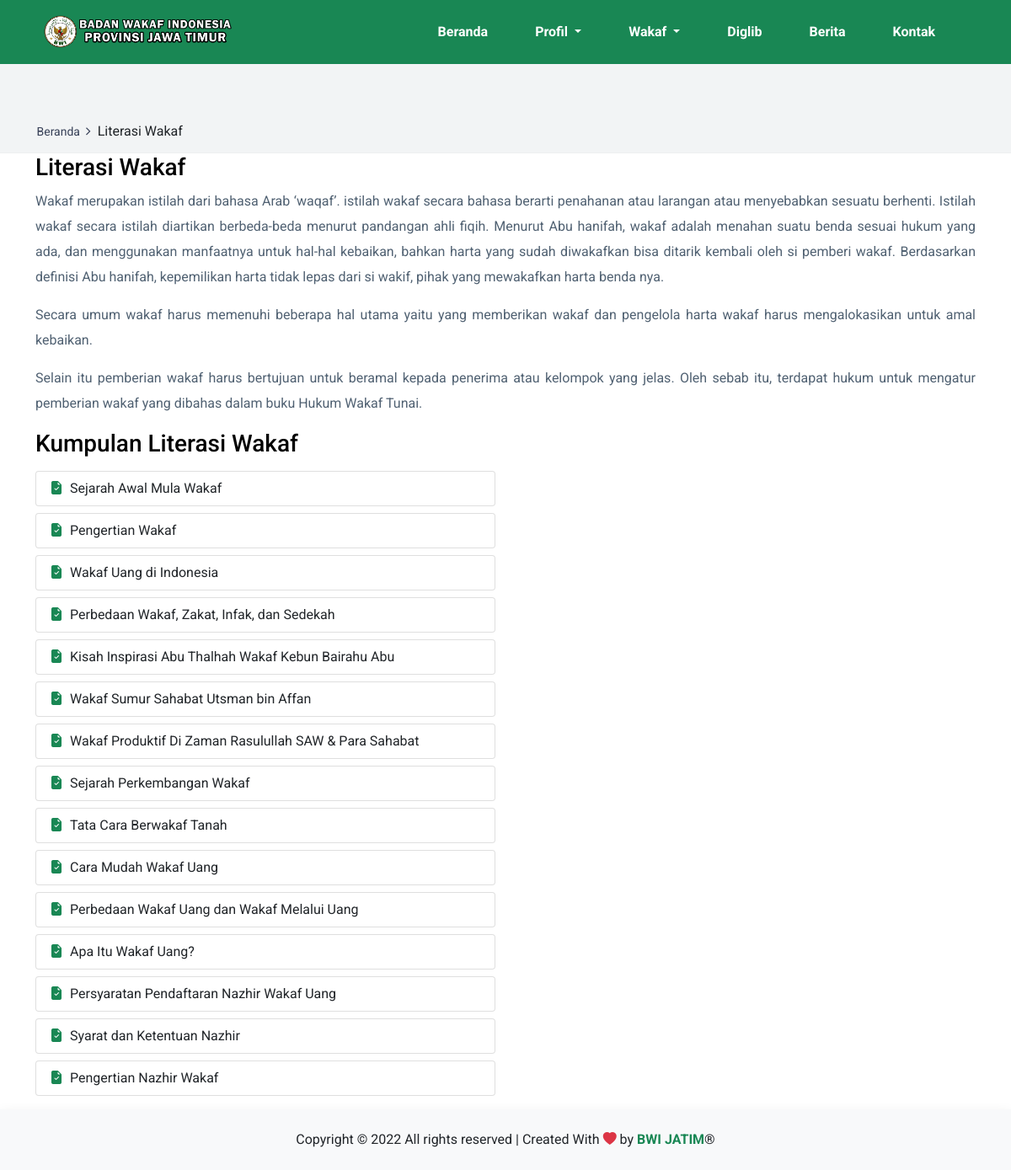
Screenshot of /index.php/literasi with the database file from the repository.
### tables this page shows
CREATE TABLE `literasi_wakaf` (
  `id` int(11) NOT NULL,
  `judul` varchar(100) NOT NULL,
  `author` varchar(100) NOT NULL,
  `isi_literasi` text NOT NULL
);

### application/controllers/Literasi.php (called while the page is built, shortened)
<?php
class Literasi extends CI_Controller {
	public function __construct()
	{
		$this->load->library('form_validation');
		$this->load->model('LiterasiModel');
	}
	public function index()
	{
        $data ['title'] = "Literasi Wakaf";
		$data ['lit'] = $this->db->get('literasi_wakaf')->result();
		$this->load->view('templates/v_header', $data);
		$this->load->view('templates/v_navbar', $data);
		$this->load->view('v_literasi', $data);
		$this->load->view('templates/v_footer', $data);
	}
}

### index.php (called while the page is built, shortened)
<?php
require_once BASEPATH.'core/CodeIgniter.php';

### application/views/v_literasi.php (the view)
<div class="super_container">
    <div class="home ms-0">
        <div class="breadcrumbs_container">
            <div class="container">
                <div class="row">
                    <div class="col">
                        <div class="breadcrumbs">
                            <ul>
                                <li><a href="<?= base_url(); ?>" style="text-decoration:none;" class="">Beranda</a></li>
                                <li>Literasi Wakaf</li>
                            </ul>
                        </div>
                    </div>
                </div>
            </div>
        </div>
    </div>
    <div class="container">
        <div class="row justify-content-center">
            <h3>Literasi Wakaf</h3>
                <div class="col-md-12" style="text-align:justify;" >
                    <p>Wakaf merupakan istilah dari bahasa Arab ‘waqaf’. istilah wakaf secara bahasa berarti penahanan atau larangan atau menyebabkan sesuatu berhenti. Istilah wakaf secara istilah diartikan berbeda-beda menurut pandangan ahli fiqih. Menurut Abu hanifah, wakaf adalah menahan suatu benda sesuai hukum yang ada, dan menggunakan manfaatnya untuk hal-hal kebaikan, bahkan harta yang sudah diwakafkan bisa ditarik kembali oleh si pemberi wakaf. Berdasarkan definisi Abu hanifah, kepemilikan harta tidak lepas dari si wakif, pihak yang mewakafkan harta benda nya.</p>
                    <p>Secara umum wakaf harus memenuhi beberapa hal utama yaitu yang memberikan wakaf dan pengelola harta wakaf harus mengalokasikan untuk amal kebaikan.</p>
                    <p>Selain itu pemberian wakaf harus bertujuan untuk beramal kepada penerima atau kelompok yang jelas. Oleh sebab itu, terdapat hukum untuk mengatur pemberian wakaf yang dibahas dalam buku Hukum Wakaf Tunai.</p>
                </div>
        </div>
        <div class="row">
            <h3 class="mt-3">Kumpulan Literasi Wakaf</h3>
            <div class="col-md-6">
                <?php foreach ($lit as $key => $value) {?>
                    <div class="list-group mt-2">
                        <a href="<?= base_url('literasi/detail_literasi/' . $value->id) ?>" class="list-group-item list-group-item-action"><i class="bi bi-file-earmark-check-fill text-success mr-2"></i><?= $value->judul; ?></a>
                    </div>
                <?php }; ?>
            </div>
        </div>
    </div>
</div>

### application/views/templates/v_header.php (shortened to what this page needs)
<!doctype html>
<html lang="en">
<head>
    <link rel="stylesheet" href="https://cdn.jsdelivr.net/npm/bootstrap-icons@1.8.1/font/bootstrap-icons.css">
    <link href="<?= base_url('assets/'); ?>back/css/sb-admin-2.min.css" rel="stylesheet">
    <link href="<?= base_url('assets/'); ?>back/vendor/datatables/dataTables.bootstrap4.min.css" rel="stylesheet">
    <link href="<?= base_url('assets/'); ?>back/vendor/fontawesome-free/css/all.min.css" rel="stylesheet"
    type="text/css">
    <link href="<?= base_url('assets/'); ?>front/plugins/font-awesome-4.7.0/css/font-awesome.min.css" rel="stylesheet"
    type="text/css">
    <link href="<?= base_url('assets/'); ?>front/plugins/colorbox/colorbox.css" rel="stylesheet" type="text/css">
    <link rel="stylesheet" type="text/css"
    href="<?= base_url('assets/'); ?>front/plugins/OwlCarousel2-2.2.1/owl.carousel.css">
    <link rel="stylesheet" type="text/css"
    href="<?= base_url('assets/'); ?>front/plugins/OwlCarousel2-2.2.1/owl.theme.default.css">
    <link rel="stylesheet" type="text/css"
    href="<?= base_url('assets/'); ?>front/plugins/OwlCarousel2-2.2.1/animate.css">
    <link rel="stylesheet" type="text/css" href="<?= base_url('assets/'); ?>front/styles/courses.css">
    <link rel="stylesheet" type="text/css" href="<?= base_url('assets/'); ?>front/styles/courses_responsive.css">
    <link rel="stylesheet" type="text/css" href="<?= base_url('assets/'); ?>front/styles/blog_single.css">
    <link rel="stylesheet" type="text/css" href="<?= base_url('assets/'); ?>front/styles/blog_single_responsive.css">
    <link rel="stylesheet" type="text/css" href="<?= base_url('assets/'); ?>front/styles/responsive.css">
    <link rel="stylesheet" href="<?= base_url('assets/'); ?>front/styles/ticker-style.css">
    <link rel="stylesheet" href="<?= base_url('assets/'); ?>front/styles/flaticon.css">
    <link rel="stylesheet" href="<?= base_url('assets/'); ?>front/styles/themify-icons.css">
    <link rel="stylesheet" href="<?= base_url('assets/'); ?>front/styles/slick.css">
    <link rel="stylesheet" href="<?= base_url('assets/'); ?>front/styles/nice-select.css">
    <link rel="stylesheet" href="<?= base_url('assets/'); ?>front/styles/slicknav.css">
    <link rel="stylesheet" href="<?= base_url('assets/'); ?>front/styles/magnific-popup.css">
<link rel="stylesheet" href="<?= base_url('assets/'); ?>front/css/style.css">
<link href="https://cdn.jsdelivr.net/npm/bootstrap@5.1.3/dist/css/bootstrap.min.css" rel="stylesheet"
integrity="sha384-1BmE4kWBq78iYhFldvKuhfTAU6auU8tT94WrHftjDbrCEXSU1oBoqyl2QvZ6jIW3">
<link rel="stylesheet" href="<?= base_url('assets/') ;?>front/styles/style.css">
<link rel="stylesheet" href="<?= base_url('assets/'); ?>front/styles/animate.min.css">
</head>
<body>

### application/views/templates/v_navbar.php (shortened to what this page needs)
<nav class="navbar navbar-expand-lg navbar-light bg-success fixed-top garis1">
    <div class="container">
        <img src="<?= base_url('assets/front/img/logos.png'); ?>" height="50" href="#">
        <div class="collapse navbar-collapse" id="navbarSupportedContent">
            <ul class="navbar-nav ms-auto fw-bold garis2">
                <li class="nav-item garis3">
                    <a class="nav-link text-white garis4" style="font-size:16px;" aria-current="page"
                        href="<?= base_url() ;?>">Beranda</a>
                </li>
                <li class="nav-item dropdown garis3">
                    <a class="nav-link dropdown-toggle text-white garis4" style="font-size:16px;" href="#" id="navbarDropdown"
                        role="button" data-toggle="dropdown" aria-haspopup="true" aria-expanded="false">
                        Profil
                    </a>
                </li>
                <li class="nav-item dropdown garis3">
                    <a class="nav-link dropdown-toggle text-white garis4" style="font-size:16px;" href="#" id="navbarDropdown"
                        role="button" data-toggle="dropdown" aria-haspopup="true" aria-expanded="false">
                        Wakaf
                    </a>
                </li>
                <li class="nav-item garis3">
                    <a class="nav-link text-white  garis4" style="font-size:16px;" href="https://www.lib.bwi.go.id/">Diglib</a>
                </li>
                <li class="nav-item garis3">
                    <a class="nav-link text-white  garis4" style="font-size:16px;" href="<?= base_url('berita'); ?>">Berita</a>
                </li>
                <li class="nav-item garis3">
                    <a class="nav-link text-white  garis4" style="font-size:16px;" href="<?= base_url('kontak'); ?>">Kontak</a>
                </li>
            </ul>
        </div>
    </div>
</nav>

### application/views/templates/v_footer.php (shortened to what this page needs)
<footer class="footer-light shadow p-4 mt-3 bg-light text-center ">
<span class=""> Copyright &copy; <?= date('Y'); ?> All rights reserved | Created With <i class="bi bi-heart-fill text-danger "></i> by <a href="" class="text-success fw-bold">BWI JATIM</a>&reg; </span>
</footer>
</body>
</html>

### assets/front/styles/courses.css (style rules this page uses)
* { margin: 0; padding: 0; -webkit-font-smoothing: antialiased; -webkit-text-shadow: rgba(0, 0, 0, .01) 0 0 1px; text-shadow: rgba(0, 0, 0, .01) 0 0 1px; }
body { font-family: 'Roboto', sans-serif; font-size: 14px; font-weight: 400; background: #FFFFFF; color: #a5a5a5; }
div { display: block; position: relative; -webkit-box-sizing: border-box; -moz-box-sizing: border-box; box-sizing: border-box; }
ul { list-style: none; margin-bottom: 0px; }
p { font-family: 'Roboto', sans-serif; font-size: 14px; line-height: 1.85; font-weight: 400; color: #76777a; -webkit-font-smoothing: antialiased; -webkit-text-shadow: rgba(0, 0, 0, .01) 0 0 1px; text-shadow: rgba(0, 0, 0, .01) 0 0 1px; }
p:last-of-type { margin-bottom: 0; }
a, a:hover, a:visited, a:active, a:link { text-decoration: none; -webkit-font-smoothing: antialiased; -webkit-text-shadow: rgba(0, 0, 0, .01) 0 0 1px; text-shadow: rgba(0, 0, 0, .01) 0 0 1px; }
h3 { font-size: 24px; }
h1, h2, h3, h4, h5, h6 { font-family: 'Roboto Slab', serif; font-weight: 700; -webkit-font-smoothing: antialiased; -webkit-text-shadow: rgba(0, 0, 0, .01) 0 0 1px; text-shadow: rgba(0, 0, 0, .01) 0 0 1px; color: #384158; margin-bottom: 0; }
.super_container { width: 100%; overflow: hidden; }
.home { width: 100%; height: 182px; background: #f2f4f5; border-bottom: solid 1px #edeff0; }
.breadcrumbs_container { position: absolute; left: 0; bottom: 0; width: 100%; padding-bottom: 13px; padding-left: 3px; }
.breadcrumbs ul li { display: inline-block; position: relative; }
.breadcrumbs ul li:not(:last-child)::after { display: inline-block; font-family: 'FontAwesome'; content: '\f105'; margin-left: 7px; margin-right: 4px; color: #384158; }
.breadcrumbs ul li a { font-size: 14px; font-weight: 400; color: #384158; -webkit-transition: all 200ms ease; -moz-transition: all 200ms ease; -ms-transition: all 200ms ease; -o-transition: all 200ms ease; transition: all 200ms ease; }

### assets/front/styles/blog_single.css (style rules this page uses)
* { margin: 0; padding: 0; -webkit-font-smoothing: antialiased; -webkit-text-shadow: rgba(0,0,0,.01) 0 0 1px; text-shadow: rgba(0,0,0,.01) 0 0 1px; }
body { font-family: 'Roboto', sans-serif; font-size: 14px; font-weight: 400; background: #FFFFFF; color: #a5a5a5; }
div { display: block; position: relative; -webkit-box-sizing: border-box; -moz-box-sizing: border-box; box-sizing: border-box; }
ul { list-style: none; margin-bottom: 0px; }
p { font-family: 'Roboto', sans-serif; font-size: 14px; line-height: 1.85; font-weight: 400; color: #76777a; -webkit-font-smoothing: antialiased; -webkit-text-shadow: rgba(0,0,0,.01) 0 0 1px; text-shadow: rgba(0,0,0,.01) 0 0 1px; }
p:last-of-type { margin-bottom: 0; }
a, a:hover, a:visited, a:active, a:link { text-decoration: none; -webkit-font-smoothing: antialiased; -webkit-text-shadow: rgba(0,0,0,.01) 0 0 1px; text-shadow: rgba(0,0,0,.01) 0 0 1px; }
h3 { font-size: 24px; }
h1, h2, h3, h4, h5, h6 { font-family: 'Roboto Slab', serif; font-weight: 700; -webkit-font-smoothing: antialiased; -webkit-text-shadow: rgba(0,0,0,.01) 0 0 1px; text-shadow: rgba(0,0,0,.01) 0 0 1px; color: #384158; margin-bottom: 0; }
.super_container { width: 100%; overflow: hidden; }
.home { width: 100%; height: 182px; background: #f2f4f5; border-bottom: solid 1px #edeff0; }
.breadcrumbs_container { position: absolute; left: 0; bottom: 0; width: 100%; padding-bottom: 13px; padding-left: 3px; }
.breadcrumbs ul li { display: inline-block; position: relative; }
.breadcrumbs ul li:not(:last-child)::after { display: inline-block; font-family: 'FontAwesome'; content: '\f105'; margin-left: 7px; margin-right: 4px; color: #384158; }
.breadcrumbs ul li a { font-size: 14px; font-weight: 400; color: #384158; -webkit-transition: all 200ms ease; -moz-transition: all 200ms ease; -ms-transition: all 200ms ease; -o-transition: all 200ms ease; transition: all 200ms ease; }

### assets/front/css/style.css (style rules this page uses)
.garis1 { padding: 20px 40px; }
.garis2 { list-style: none; }
.garis3 { display: inline-block; margin-right: 20px; padding: 10px; }
.garis3 .garis4 { color: white; text-decoration: none; transition: color 1s; }
.garis3::after { content: ''; background-color: yellow; position: absolute; left: 0; bottom: 0; width: 0; height: 2px; transition: width .5s; }

### rows the page displays
literasi_wakaf: judul "Sejarah Awal Mula Wakaf"
literasi_wakaf: judul "Pengertian Wakaf"
literasi_wakaf: judul "Wakaf Uang di Indonesia"
literasi_wakaf: judul "Perbedaan Wakaf, Zakat, Infak, dan Sedekah"
literasi_wakaf: judul "Kisah Inspirasi Abu Thalhah Wakaf Kebun Bairahu Abu"
literasi_wakaf: judul "Wakaf Sumur Sahabat Utsman bin Affan"
literasi_wakaf: judul "Wakaf Produktif Di Zaman Rasulullah SAW & Para Sahabat"
literasi_wakaf: judul "Sejarah Perkembangan Wakaf"
literasi_wakaf: judul "Tata Cara Berwakaf Tanah"
literasi_wakaf: judul "Cara Mudah Wakaf Uang"
literasi_wakaf: judul "Perbedaan Wakaf Uang dan Wakaf Melalui Uang"
literasi_wakaf: judul "Apa Itu Wakaf Uang?"
literasi_wakaf: judul "Persyaratan Pendaftaran Nazhir Wakaf Uang"
literasi_wakaf: judul "Syarat dan Ketentuan Nazhir"
literasi_wakaf: judul "Pengertian Nazhir Wakaf"
